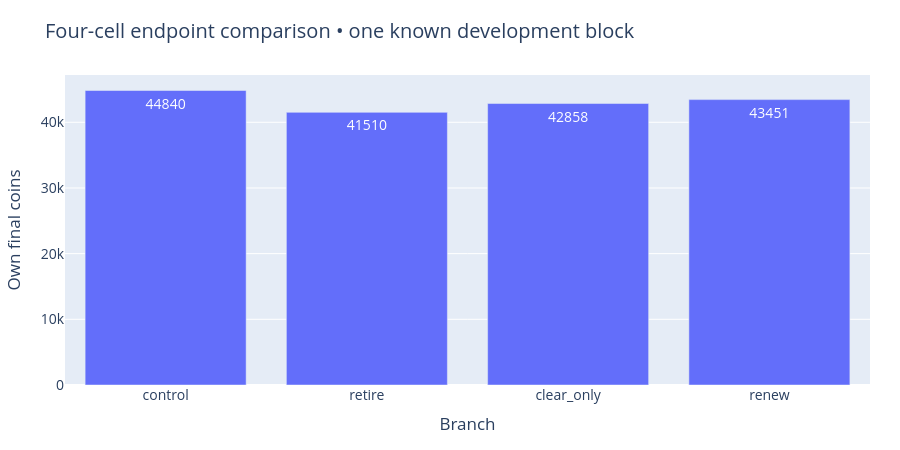
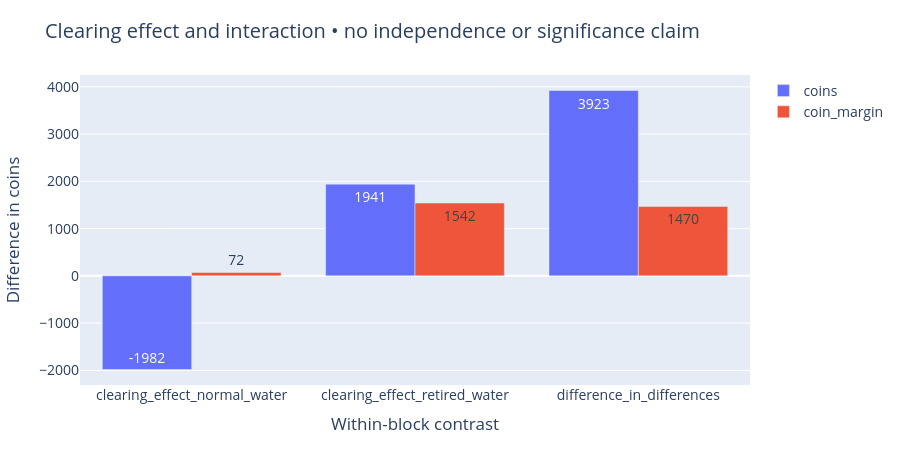
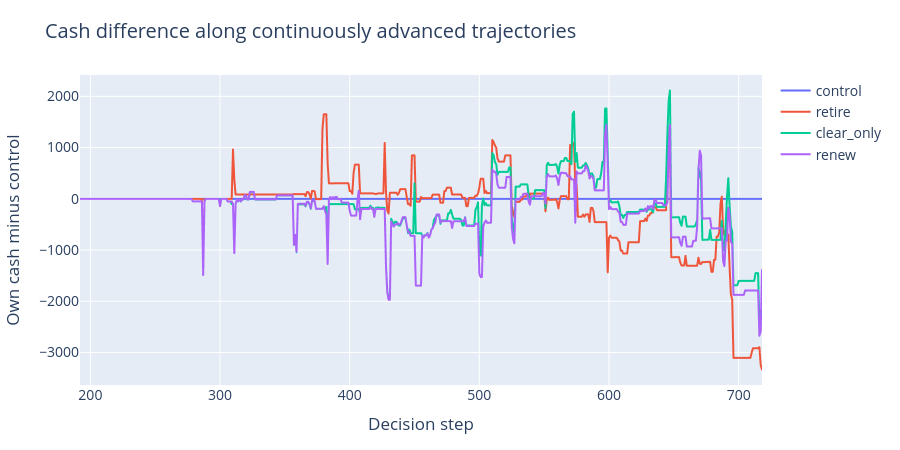

The notebook cell these images were saved under, in order:
### Markdown cell above
## 5 · Separate effects and interaction

For each outcome, the clearing effect with normal watering is **f01 − f00**; under retirement it is **f11 − f10**. Their difference is the explicitly labeled **difference-in-differences**, not the half-scaled factorial interaction coefficient. Four correlated cells on one examined seed do not provide independent validation or a significance test.

### Code cell
display(pd.DataFrame(result['factorial_effects']))
for fig in all_figures(BASE)[5:]:
    fig.show()

### Figure 1 — Plotly figure (JSON) as saved in the notebook; plotly's stock layout.template omitted (floating-point values rounded to 4 significant figures)
{"data": [{"customdata": [[758, 1, "reused_notebook15"], [270, 1, "reused_notebook15"], [830, 1, "one_new_responsive_continuation"], [1812, 1, "reused_notebook15"]], "hovertemplate": "mode=%{x}<br>coins=%{text}<br>coin_margin=%{customdata[0]}<br>local_match_score=%{customdata[1]}<br>evidence=%{customdata[2]}<extra></extra>", "legendgroup": "", "marker": {"color": "#636efa", "pattern": {"shape": ""}}, "name": "", "orientation": "v", "showlegend": false, "text": [44840.0, 41510.0, 42860.0, 43450.0], "textposition": "auto", "type": "bar", "x": ["control", "retire", "clear_only", "renew"], "xaxis": "x", "y": [44840.0, 41510.0, 42860.0, 43450.0], "yaxis": "y"}], "layout": {"barmode": "relative", "font": {"size": 14}, "height": 450, "hovermode": "closest", "legend": {"title": {"text": ""}, "tracegroupgap": 0}, "margin": {"b": 65, "l": 65, "r": 30, "t": 75}, "title": {"text": "Four-cell endpoint comparison • one known development block"}, "xaxis": {"anchor": "y", "categoryarray": ["control", "retire", "clear_only", "renew"], "categoryorder": "array", "domain": [0, 1], "title": {"text": "Branch"}}, "yaxis": {"anchor": "x", "domain": [0, 1], "title": {"text": "Own final coins"}}}}

### Figure 2 — Plotly figure (JSON) as saved in the notebook; plotly's stock layout.template omitted (floating-point values rounded to 4 significant figures)
{"data": [{"alignmentgroup": "True", "hovertemplate": "metric=coins<br>contrast=%{x}<br>delta=%{text}<extra></extra>", "legendgroup": "coins", "marker": {"color": "#636efa", "pattern": {"shape": ""}}, "name": "coins", "offsetgroup": "coins", "orientation": "v", "showlegend": true, "text": [-1982.0, 1941.0, 3923.0], "textposition": "auto", "type": "bar", "x": ["clearing_effect_normal_water", "clearing_effect_retired_water", "difference_in_differences"], "xaxis": "x", "y": [-1982.0, 1941.0, 3923.0], "yaxis": "y"}, {"alignmentgroup": "True", "hovertemplate": "metric=coin_margin<br>contrast=%{x}<br>delta=%{text}<extra></extra>", "legendgroup": "coin_margin", "marker": {"color": "#EF553B", "pattern": {"shape": ""}}, "name": "coin_margin", "offsetgroup": "coin_margin", "orientation": "v", "showlegend": true, "text": [72.0, 1542.0, 1470.0], "textposition": "auto", "type": "bar", "x": ["clearing_effect_normal_water", "clearing_effect_retired_water", "difference_in_differences"], "xaxis": "x", "y": [72.0, 1542.0, 1470.0], "yaxis": "y"}], "layout": {"barmode": "group", "font": {"size": 14}, "height": 450, "hovermode": "closest", "legend": {"title": {"text": ""}, "tracegroupgap": 0}, "margin": {"b": 65, "l": 65, "r": 30, "t": 75}, "title": {"text": "Clearing effect and interaction • no independence or significance claim"}, "xaxis": {"anchor": "y", "domain": [0, 1], "title": {"text": "Within-block contrast"}}, "yaxis": {"anchor": "x", "domain": [0, 1], "title": {"text": "Difference in coins"}}}}

### Figure 3 — Plotly figure (JSON) as saved in the notebook; plotly's stock layout.template omitted (floating-point values rounded to 4 significant figures; data arrays with more than 128 entries replaced by an {"elided": "..."} marker saying what was removed)
{"data": [{"hovertemplate": "mode=control<br>step=%{x}<br>cash_difference=%{y}<extra></extra>", "legendgroup": "control", "line": {"color": "#636efa", "dash": "solid"}, "marker": {"symbol": "circle"}, "mode": "lines", "name": "control", "showlegend": true, "type": "scattergl", "x": {"elided": "527 int values"}, "xaxis": "x", "y": {"elided": "527 float values"}, "yaxis": "y"}, {"hovertemplate": "mode=retire<br>step=%{x}<br>cash_difference=%{y}<extra></extra>", "legendgroup": "retire", "line": {"color": "#EF553B", "dash": "solid"}, "marker": {"symbol": "circle"}, "mode": "lines", "name": "retire", "showlegend": true, "type": "scattergl", "x": {"elided": "527 int values"}, "xaxis": "x", "y": {"elided": "527 float values"}, "yaxis": "y"}, {"hovertemplate": "mode=clear_only<br>step=%{x}<br>cash_difference=%{y}<extra></extra>", "legendgroup": "clear_only", "line": {"color": "#00cc96", "dash": "solid"}, "marker": {"symbol": "circle"}, "mode": "lines", "name": "clear_only", "showlegend": true, "type": "scattergl", "x": {"elided": "527 int values"}, "xaxis": "x", "y": {"elided": "527 float values"}, "yaxis": "y"}, {"hovertemplate": "mode=renew<br>step=%{x}<br>cash_difference=%{y}<extra></extra>", "legendgroup": "renew", "line": {"color": "#ab63fa", "dash": "solid"}, "marker": {"symbol": "circle"}, "mode": "lines", "name": "renew", "showlegend": true, "type": "scattergl", "x": {"elided": "527 int values"}, "xaxis": "x", "y": {"elided": "527 float values"}, "yaxis": "y"}], "layout": {"font": {"size": 14}, "height": 450, "hovermode": "closest", "legend": {"title": {"text": ""}, "tracegroupgap": 0}, "margin": {"b": 65, "l": 65, "r": 30, "t": 75}, "title": {"text": "Cash difference along continuously advanced trajectories"}, "xaxis": {"anchor": "y", "domain": [0, 1], "title": {"text": "Decision step"}}, "yaxis": {"anchor": "x", "domain": [0, 1], "title": {"text": "Own cash minus control"}}}}
